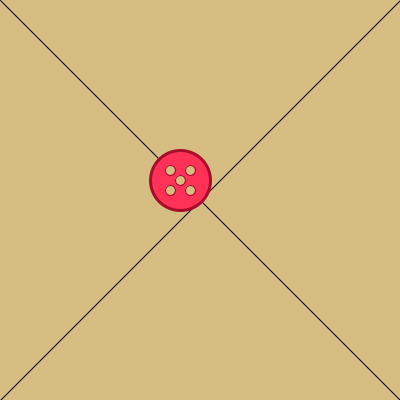
Frame 1 (no input)
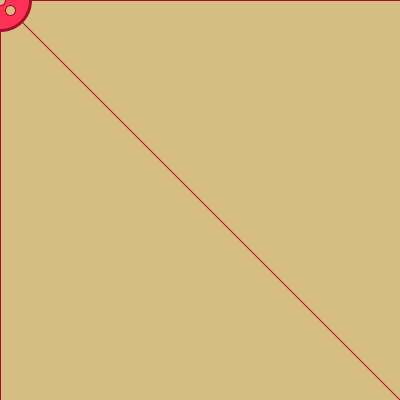
Frame 60 (the mouse pressed at the canvas centre just before this capture)
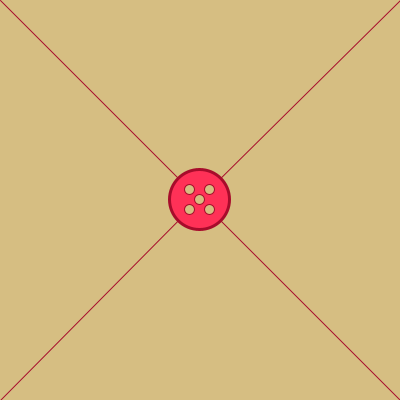
Frame 120 (the mouse held since frame 60 and released just before this capture)

The Processing sketch that drew these frames (run headless with seeded random() and noise(); from frame 60 on, the mouse is pressed at the canvas centre):

// Processing sketch: processing_129504
// ── processing_129504.pde

//Lauren Ruoff copyright 2014 lruoff

float x, y;
float diam;
float easingco;


void setup(){
  
  size (400, 400);
  background(255);
  frameRate(30);
  x = width/2;
  y = height/2;
  easingco = .1;
  diam = 60;
  
  
}

void draw() {
  background(214, 190, 130);
  
  line(0, 0, x, y);
  line(0, 400, x, y);
  line(400, 0, x, y);
  line(400, 400, x, y);
  
  noCursor();
  float dx = mouseX - x;
  float dy = mouseY - y;
  
 x = x+(dx*easingco);
 y = y+(dy*easingco);
 
  strokeWeight(3);
  stroke(167, 12, 43);
  fill(255, 49, 87);
  ellipse(x, y, diam, diam);
 
 strokeWeight(1);
 stroke(167, 12, 43);
 fill(214, 190, 130);
 ellipse(x, y, 10, 10);
 ellipse(x+10, y+10, 10, 10);
 ellipse(x+10, y-10, 10, 10);
 ellipse(x-10, y-10, 10, 10);
 ellipse(x-10, y+10, 10, 10);
  
}
